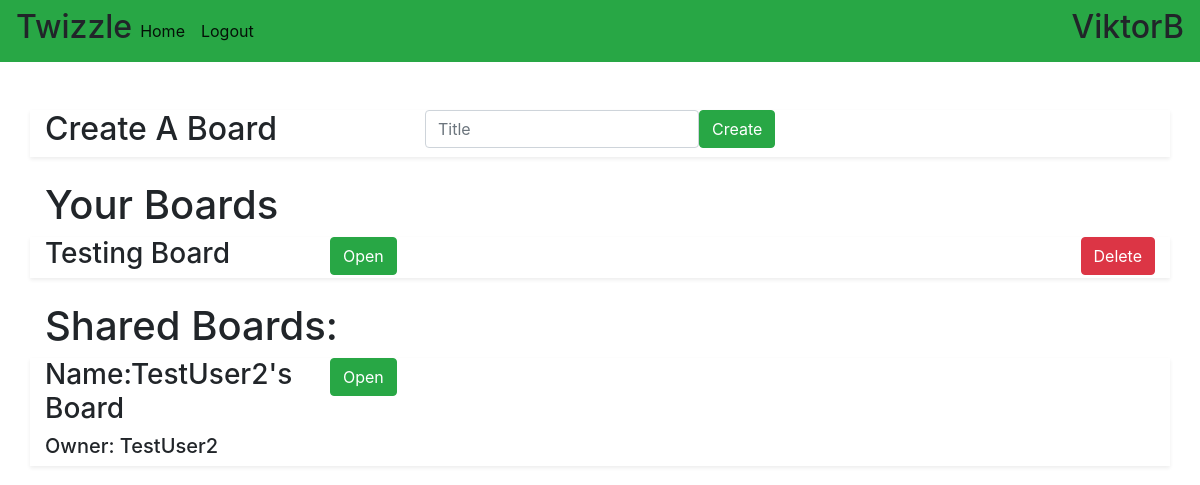
The app's page / (signed in) with its own data.
### todoboard/models.py (models this page shows)
class Board(models.Model):
    title = models.CharField(max_length=100)
    author = models.ForeignKey(User, on_delete=models.CASCADE)
    date_posted = models.DateTimeField(default=timezone.now)

class Shared_User(models.Model):
    board = models.ForeignKey(Board, on_delete=models.CASCADE)
    shared_author = models.ForeignKey(User, on_delete=models.SET_NULL, null=True)

### todoboard/views.py (the view)
# urls.py: path('', HomeView.as_view(), name='todoboard-home'),
class HomeView(ListView, UserPassesTestMixin):
    model = Board
    template_name = "todoboard/home.html"
    context_object_name = "boards"
    ordering = ['-date_posted']
    def get_queryset(self):
        if self.request.user.is_anonymous:
            return None
        return Board.objects.all().filter(author=self.request.user)
    def get_context_data(self, **kwargs):
        if self.request.user.is_anonymous:
            return None
        context = super(HomeView, self).get_context_data(**kwargs)
        context['boards'] = Board.objects.filter(author=self.request.user)
        context['shared_users'] = Shared_User.objects.filter(shared_author=self.request.user)
        return context

### todoboard/templates/todoboard/home.html (shortened to what this page needs)
{% extends "todoboard/base.html" %}
{% block content %}
    {% if user.is_authenticated %}
        <div class="container">
        <br>
            <div class="row shadow-sm">
                <div class="col-4">
                    <h2>Create A Board</h2>
                </div>
                <div class="col-8">
                    <form action="create-board/" method="post" class="form-inline">
                        <input class="form-control" type="text" placeholder="Title" name="title">
                        <button type="submit" class="btn btn-success float-right">Create</button>
                    </form>
                </div>
            </div>
            <br>
            <h1>Your Boards</h1>
        {% for board in boards %}
            <div class="row shadow-sm">
                <div class="col">
                    <h3>{{ board.title }}</h3>
                </div>
                <div class="col">
                    <a href="{% url 'board-detail' board.id %}" class="btn btn-success" role="button" aria-pressed="true">Open</a>
                </div>
                <div class="col">
                </div>
            <div class="col">
                <a href="{% url 'board-delete' board.id %}" class="btn btn-danger" role="button" aria-pressed="true" style="float:right;">Delete</a>
            </div>
            </div>
        {% endfor %}
        <br>
        <h1>Shared Boards: </h1>
         {% for shared_user in shared_users %}
        <div class="row shadow-sm">
                <div class="col">
                    <h3>Name:{{ shared_user.board.title }} </h3>
                    <h5>Owner: {{ shared_user.board.author }}</h5>
                </div>
                <div class="col">
                    <a href="{% url 'board-detail' shared_user.board.id %}" class="btn btn-success" role="button" aria-pressed="true">Open</a>
                </div>
                <div class="col">
                </div>
            <div class="col">
            </div>
            </div>
        {% endfor %}
        </div>
    {% endif %}
{% endblock content %}

### todoboard/templates/todoboard/base.html (shortened to what this page needs)
<!DOCTYPE html>
<html lang="en">
<head>
    <link rel="stylesheet" href="https://stackpath.bootstrapcdn.com/bootstrap/4.4.1/css/bootstrap.min.css"
>
</head>
<body>
<nav class="navbar navbar-expand-lg navbar-light bg-success">
    <h2>Twizzle</h2>
    <div class="collapse navbar-collapse" id="navbarSupportedContent">
        <ul class="navbar-nav">
            <li class="nav-item active">
                <a class="nav-link" href="{% url 'todoboard-home' %}">Home <span class="sr-only">(current)</span></a>
            </li>
            {% if user.is_authenticated %}
                <li class="nav-item active">
                    <a class="nav-link" href="{% url 'logout' %}">Logout <span class="sr-only">(current)</span></a>
                </li>
            {% endif %}
        </ul>
    {% if user.is_authenticated %}
    <ul class="navbar-nav ml-auto">
        <li>
            <h2>{{ user.username }}</h2>
        </li>
    </ul>
    {% endif %}
    </div>
</nav>
<div class="container">
 <br>
</div>
{% block content %}{% endblock %}
</body>
</html>

### records on screen
Board: title "Testing Board"
Shared_User: board "TestUser2's Board", board.author "TestUser2"

### other values on screen
{{ user.username }} "ViktorB"
